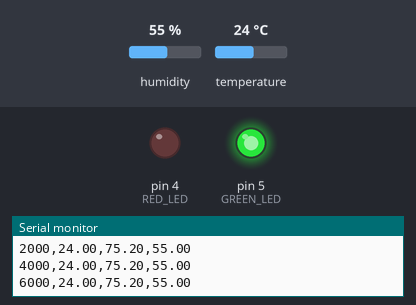
Simulated run of this sketch. Board: Arduino Uno, built with avr-gcc and run on an emulated ATmega328P. On the bench: output pins drawn as LEDs (lit = HIGH), the last lines printed to the serial monitor. The test bench sets the inputs (shaded band); at power-on: humidity 55 %, temperature 24 °C.

Above: at 6.8 s.
6.9 s: humidity set to 79 %
12.3 s: humidity set to 82 %
At 15.3 s:
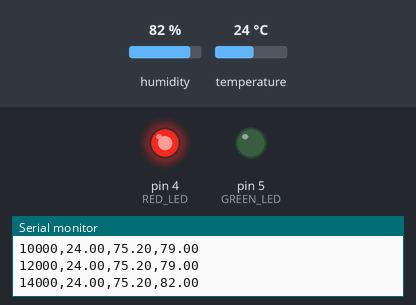
17.7 s: humidity set to 22 %
At 18.4 s:
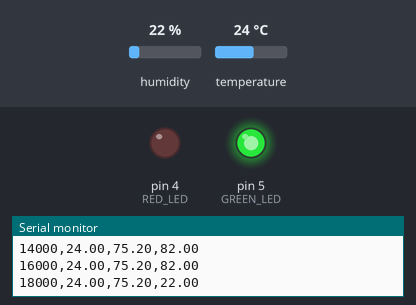
23.1 s: humidity set to 88 %
At 26.9 s:
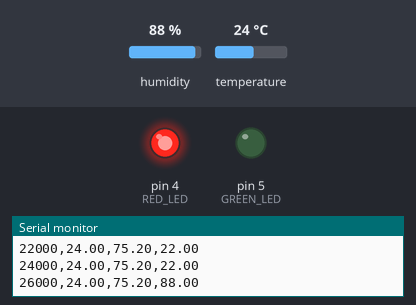
Timing chart, 0 to 28.4 s (numbered marks = the images above; inputs shaded):
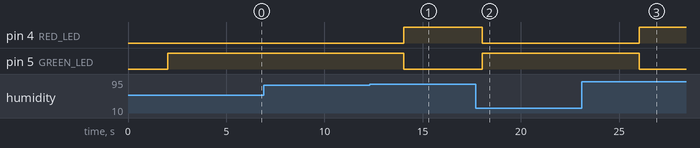

Measured:
- the behaviour switches between 80 and 81 % on humidity (found by bisection; images 0 and 1)
- after the input at 12.3 s, pin 4 (RED_LED): LOW → HIGH after 1.7 s; pin 5 (GREEN_LED): HIGH → LOW after 1.7 s
- after the input at 17.7 s, pin 4 (RED_LED): HIGH → LOW after 0.33 s; pin 5 (GREEN_LED): LOW → HIGH after 0.33 s
- after the input at 23.1 s, pin 4 (RED_LED): LOW → HIGH after 2.9 s; pin 5 (GREEN_LED): HIGH → LOW after 2.9 s

The sketch:

weather_station.ino
```cpp
#include <DHT.h>

// Pin Definitions
const int DHT_PIN = 2;       // DHT11 data pin connected to Digital Pin 2
const int RED_LED = 4;       // Red LED for warning
const int GREEN_LED = 5;     // Green LED for normal conditions

// Initialize DHT sensor (Type: DHT11)
#define DHTTYPE DHT11
DHT dht(DHT_PIN, DHTTYPE);

// Timer variable
unsigned long previousMillis = 0;
const long interval = 2000; // 2 seconds

void setup() {
  Serial.begin(9600);

  // Initialize pins
  pinMode(RED_LED, OUTPUT);
  pinMode(GREEN_LED, OUTPUT);

  // Start the sensor
  dht.begin();

  // Print the CSV header to the Serial Monitor
  Serial.println("timestamp,temp_C,temp_F,humidity");
}

void loop() {
  unsigned long currentMillis = millis();

  // Read sensor every 2 seconds
  if (currentMillis - previousMillis >= interval) {
    previousMillis = currentMillis;

    // Read temperature as Celsius (default) and Fahrenheit (isFahrenheit = true)
    float tempC = dht.readTemperature();
    float tempF = dht.readTemperature(true);
    float humidity = dht.readHumidity();

    // Check if any reads failed and exit early (to try again)
    if (isnan(tempC) || isnan(tempF) || isnan(humidity)) {
      Serial.println("Error: Failed to read from DHT sensor!");
      return;
    }

    // Print data in CSV format
    Serial.print(currentMillis);
    Serial.print(",");
    Serial.print(tempC);
    Serial.print(",");
    Serial.print(tempF);
    Serial.print(",");
    Serial.println(humidity);

    // Alert Logic
    if (tempC > 35.0 || humidity > 80.0) {
      // Warning condition
      digitalWrite(RED_LED, HIGH);
      digitalWrite(GREEN_LED, LOW);
    } else {
      // Normal condition
      digitalWrite(RED_LED, LOW);
      digitalWrite(GREEN_LED, HIGH);
    }
  }
}
```
